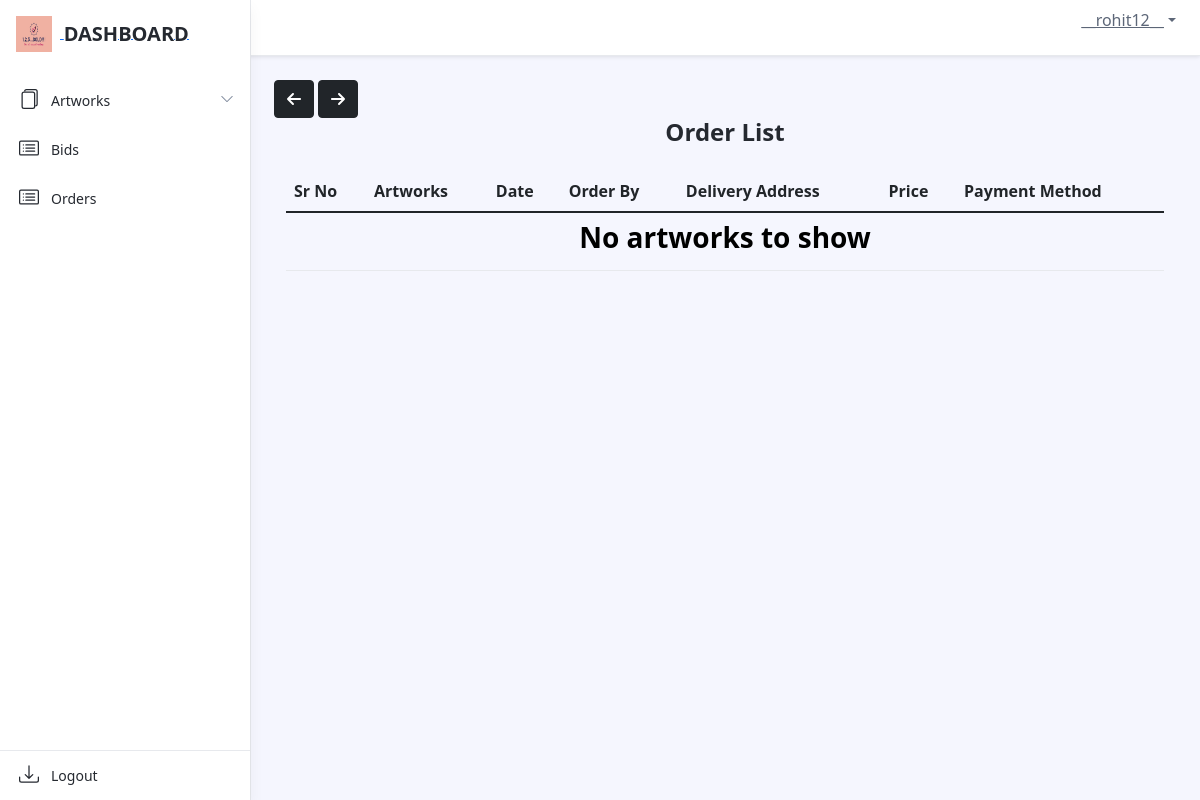
The page /dashboard/order/ (signed in) on the database as committed earlier.
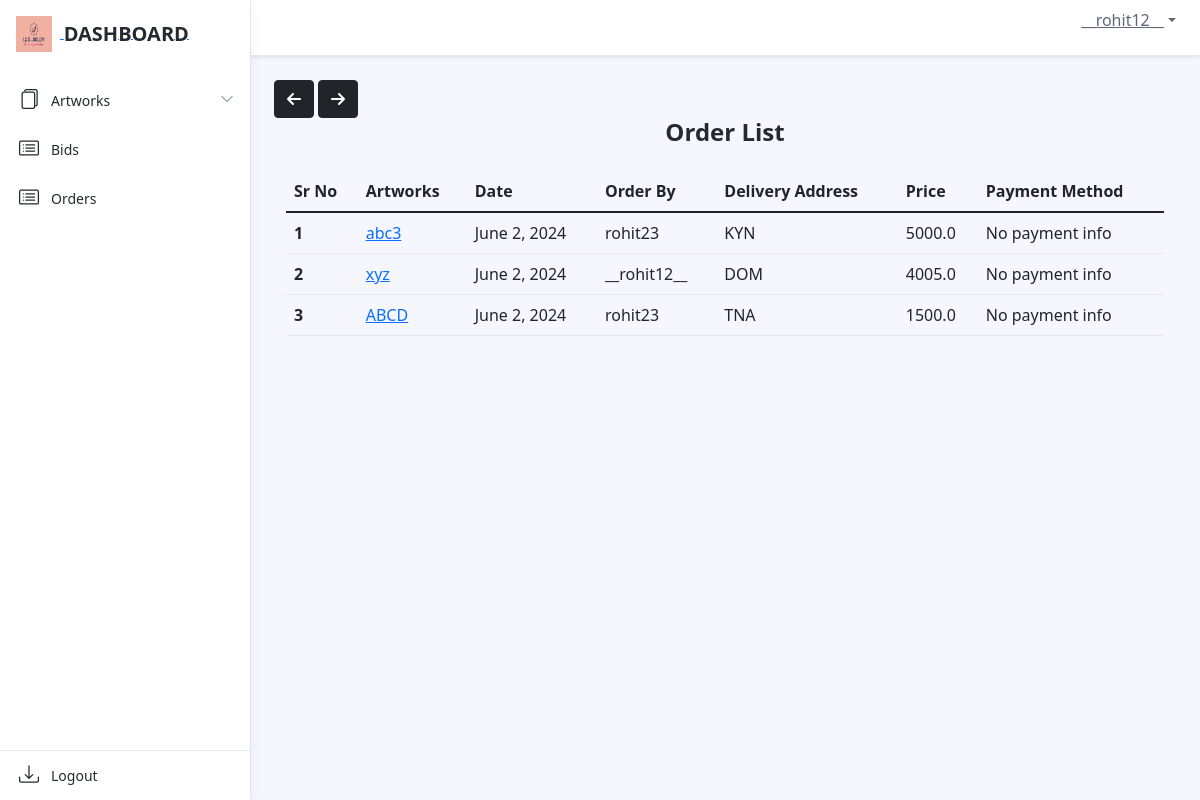
The same page on the database as committed later.
### dashboard/models.py (models this page shows, shortened)
class OrderModel(models.Model):
    user = models.ForeignKey(settings.AUTH_USER_MODEL, on_delete=models.CASCADE)
    product = models.ForeignKey(Artwork, on_delete=models.CASCADE)
    order_date = models.DateField(auto_now_add=True)
    order_qty = models.IntegerField(default=0, null=False)
    delivery_at = models.TextField(default=" ", null=False)
    order_price = models.FloatField(default=0, null=False)

class Artwork(models.Model):
    product_id = models.CharField(max_length=255, default="")
    product_name = models.CharField(max_length=255, default="", blank=False, null=False)
    product_price = models.IntegerField(default=0, null=False)
    opening_bid = models.IntegerField(default=0)
    product_cat = models.ForeignKey('Catalogue', on_delete=models.CASCADE)
    product_qty = models.IntegerField(default=0)
    product_image = models.ImageField(upload_to='arts/')
    dimension_unit = models.CharField(max_length=2, choices=[('cm', 'Centimeters'), ('ft', 'Feet')])
    length_in_centimeters = models.FloatField(default=0.0, blank=True, null=True)
    width_in_centimeters = models.FloatField(default=0.0, blank=True, null=True)
    foot = models.FloatField(default=0, blank=True, null=True)
    inches = models.FloatField(default=0, blank=True, null=True)
    end_date = models.DateField()
    user = models.ForeignKey(settings.AUTH_USER_MODEL, on_delete=models.CASCADE)
    def __str__(self):
        return self.product_name

### dashboard/views.py (the view)
# urls.py: path('order/', views.OrderListView.as_view(), name="order_list"),
class OrderListView(LoginRequiredMixin, ListView):
    model = OrderModel
    template_name = 'dashboard/ordermodel_list.html'
    def get_queryset(self):
        if self.request.user.groups.filter(name='SellerGroup').exists():
            return OrderModel.objects.filter(product__user=self.request.user)
        else:
            return OrderModel.objects.filter(user=self.request.user)

### art/context_processors.py (called while the page is built)
def catalogue_list(request):
    return {"catalogue_list": Catalogue.objects.all()}

### dashboard/templatetags/auth_extras.py (called while the page is built)
@register.filter(name='has_group')
def has_group(user, group_name):
    group = Group.objects.get(name=group_name)
    return True if group in user.groups.all() else False

### templates/dashboard/ordermodel_list.html (shortened to what this page needs)
{% extends './base.html' %}
{% load static %}
{% block content %}
{% include './includes/header.html' %}
{% include "art/arrow_button.html" %}
{% load auth_extras %}
<div class="app-wrapper">
    <div class="app-content pt-3 p-md-3 p-lg-4">
        <button onclick="goBack()" class="btn btn-dark"><i class="fa-solid fa-arrow-left"></i></button>
        <button onclick="goForward()" class="btn btn-dark"><i class="fa-solid fa-arrow-right"></i></button>
        <div class="container-xl">
            <h1 class="app-page-title">Order List</h1>
            <div class="row g-4 mb-4">
                <table class="table">
                    <thead>
                        <tr>
                            <th scope="col">Sr No</th>
                            <th scope="col">Artworks</th>
                            <th scope="col">Date</th>
                            {% if user|has_group:"SellerGroup" %}
                            <th scope="col">Order By</th>
                            {% endif %}
                            <th scope="col">Delivery Address</th>
                            <th scope="col">Price</th>
                            <th scope="col">Payment Method</th>
                        </tr>
                    </thead>
                    <tbody>
                        {% for order in object_list %}
                        <tr>
                            <th scope="row">{{ forloop.counter }}</th>
                            <td>
                                <a href="{% url 'dashboard:artwork_list' order.product.id %}">{{ order.product }}</a>
                            </td>
                            <td>{{ order.order_date }}</td>
                            {% if user|has_group:"SellerGroup" %}
                            <td>{{ order.user }}</td>
                            {% endif %}
                            <td>{{ order.delivery_at }}</td>
                            <td>{{ order.order_price }}</td>
                            <td>
                                {% if order.payment %}
                                    <div>Order ID: {{ order.payment.provider_order_id }}</div>
                                    <div>Payment Method: {{ order.payment.payment_method }}</div>
                                {% else %}
                                    <div>No payment info</div>
                                {% endif %}
                            </td>
                        </tr>
                        {% empty %}
                        <tr>
                            <td colspan="7" class="text-center">
                                <h3 class="open-sans-empty">No artworks to show</h3>
                            </td>
                        </tr>
                        {% endfor %}
                    </tbody>
                </table>
            </div>
        </div>
    </div>
</div>
{% endblock %}

Rows that differ between the two databases and show on the page:
added OrderModel: product "abc3", order_date "June 2, 2024", user "rohit23", delivery_at "KYN", order_price "5000.0"
added OrderModel: product "xyz", order_date "June 2, 2024", user "__rohit12__", delivery_at "DOM", order_price "4005.0"
added OrderModel: product "ABCD", order_date "June 2, 2024", user "rohit23", delivery_at "TNA", order_price "1500.0"
Other text that changed with them:
text no longer shown: "No artworks to show"
